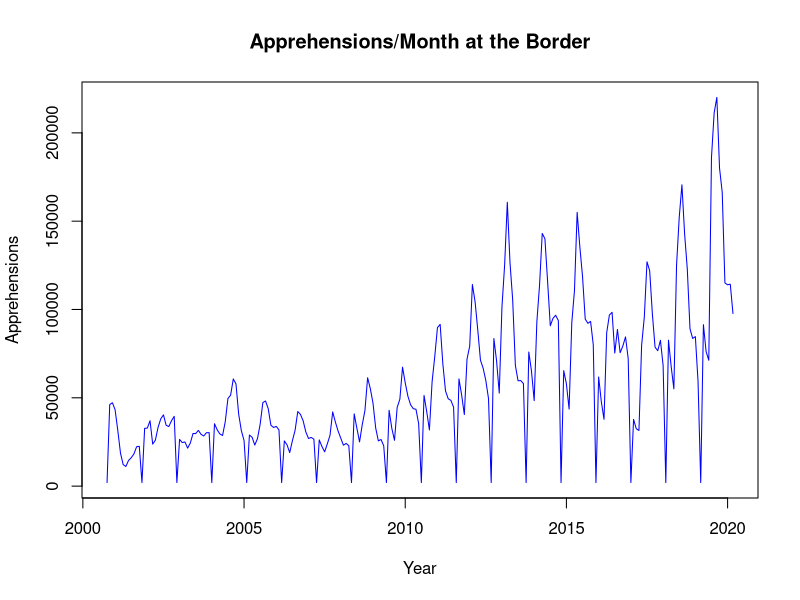
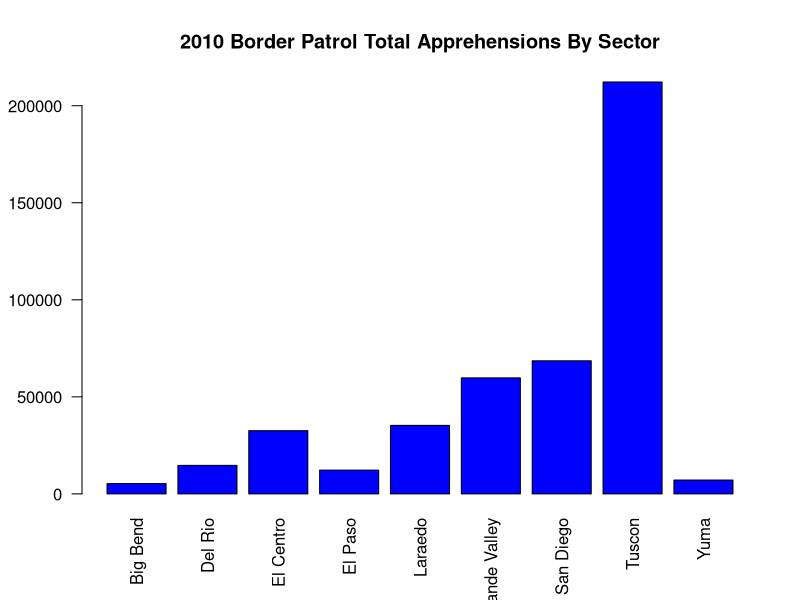

Source code (R) for these figures, in order: (Note: this script raises an error after producing the figures.)

A2010 <- read.csv("bp appre 2010.csv", header = TRUE, stringsAsFactors = FALSE)               # Brings the 2010 Apprehensions Data into R

A2017 <- read.csv("bp appre 2017.csv", header = TRUE, stringsAsFactors = FALSE)               # Brings the 2017 Apprehensions Data into R

MonSum <- read.csv("PB monthly summaries (1).csv", header = TRUE, stringsAsFactors = FALSE)   # Brings the Monthly Summaries Data into R

VecMonSum <- as.vector(t(MonSum))                                                             # Turns Monthly Summaries Data into Vectors

VMSTable <- ts(VecMonSum, start = c(2000,10), frequency=12)                                   # Gives Labels to the Rows and Columns of the Monthly Summaries Data Vectors

MonthlySummariesGraph <- ts.plot(
  VMSTable,
  gpars=list(
    xlab="Year",
    ylab="Apprehensions",
    lty=c(1:3)),
    main = "Apprehensions/Month at the Border",
    col = "blue")                                                                              # Makes the TimeSeries of the Monthly Summaries Data

DMA2010 <- data.matrix(A2010, rownames.force = NA)

barplot(rowSums(DMA2010, na.rm=TRUE),
        names.arg = c("Big Bend", "Del Rio", "El Centro", "El Paso", "Laraedo", "Rio Grande Valley", "San Diego", "Tuscon", "Yuma"), 
        las=2,
        main="2010 Border Patrol Total Apprehensions By Sector",
        border="black",
        col="blue")

DMA2017 <- data.matrix(A2017, rownames.force = NA)

t.test(DFA2010,DFA2017)

string <- c(1,2,3,5,7)




